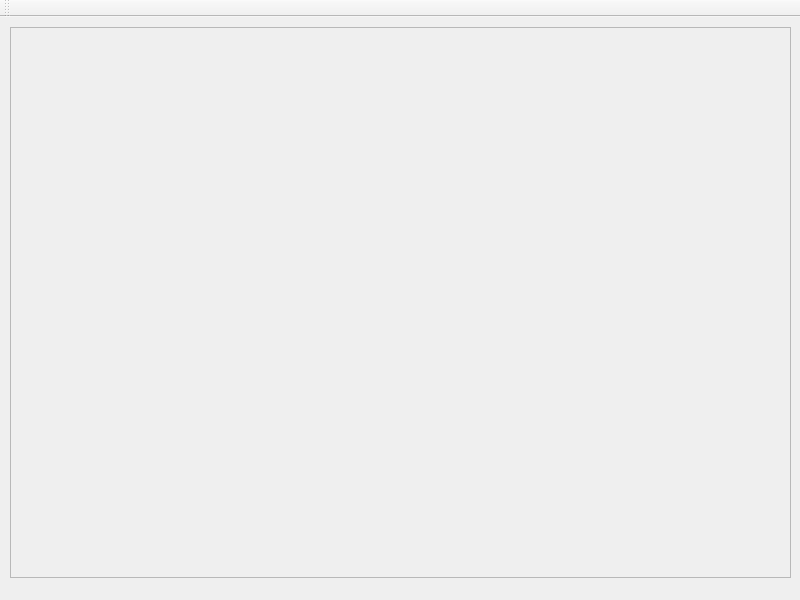
<?xml version="1.0" encoding="UTF-8"?>
<ui version="4.0">
 <class>Grafica</class>
 <widget class="QMainWindow" name="Grafica">
  <property name="geometry">
   <rect>
    <x>0</x>
    <y>0</y>
    <width>800</width>
    <height>600</height>
   </rect>
  </property>
  <property name="windowTitle">
   <string>Grafica</string>
  </property>
  <widget class="QWidget" name="centralwidget">
   <widget class="QScrollArea" name="scrollArea">
    <property name="geometry">
     <rect>
      <x>10</x>
      <y>10</y>
      <width>781</width>
      <height>551</height>
     </rect>
    </property>
    <property name="widgetResizable">
     <bool>true</bool>
    </property>
    <widget class="QWidget" name="scrollAreaWidgetContents">
     <property name="geometry">
      <rect>
       <x>0</x>
       <y>0</y>
       <width>779</width>
       <height>549</height>
      </rect>
     </property>
     <layout class="QGridLayout" name="gridLayout">
      <item row="0" column="0">
       <widget class="QLabel" name="label">
        <property name="text">
         <string/>
        </property>
       </widget>
      </item>
     </layout>
    </widget>
   </widget>
  </widget>
  <widget class="QMenuBar" name="menubar">
   <property name="geometry">
    <rect>
     <x>0</x>
     <y>0</y>
     <width>800</width>
     <height>20</height>
    </rect>
   </property>
  </widget>
  <widget class="QToolBar" name="toolBar">
   <property name="windowTitle">
    <string>toolBar</string>
   </property>
   <attribute name="toolBarArea">
    <enum>TopToolBarArea</enum>
   </attribute>
   <attribute name="toolBarBreak">
    <bool>false</bool>
   </attribute>
  </widget>
 </widget>
 <resources/>
 <connections/>
</ui>
